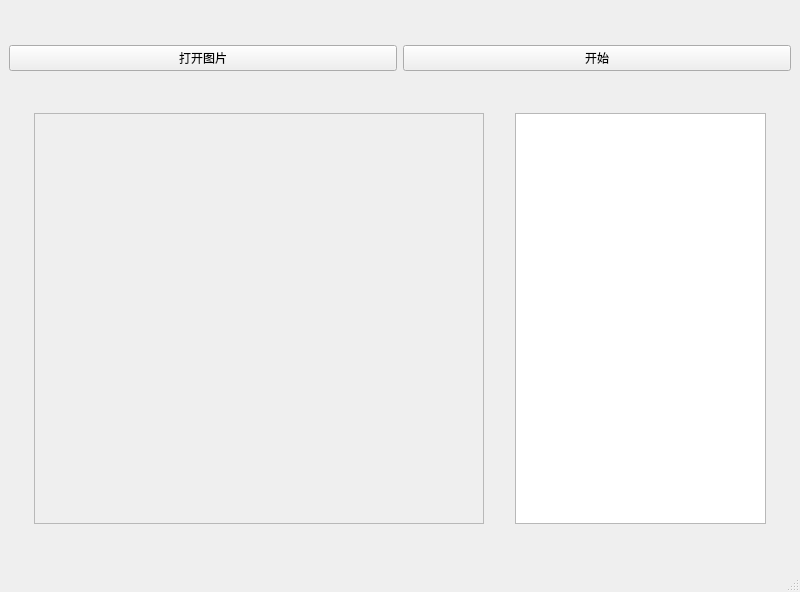
<?xml version="1.0" encoding="UTF-8"?>
<ui version="4.0">
 <class>MainWindow</class>
 <widget class="QMainWindow" name="MainWindow">
  <property name="geometry">
   <rect>
    <x>0</x>
    <y>0</y>
    <width>800</width>
    <height>592</height>
   </rect>
  </property>
  <property name="windowTitle">
   <string>MainWindow</string>
  </property>
  <widget class="QWidget" name="centralwidget">
   <layout class="QVBoxLayout" name="verticalLayout">
    <item>
     <layout class="QHBoxLayout" name="horizontalLayout">
      <item>
       <widget class="QPushButton" name="btnOpenfile">
        <property name="text">
         <string>打开图片</string>
        </property>
       </widget>
      </item>
      <item>
       <widget class="QPushButton" name="btnStart">
        <property name="text">
         <string>开始</string>
        </property>
       </widget>
      </item>
     </layout>
    </item>
    <item>
     <layout class="QHBoxLayout" name="horizontalLayout_2">
      <item>
       <widget class="QScrollArea" name="scrollAreaCanvas">
        <property name="minimumSize">
         <size>
          <width>450</width>
          <height>411</height>
         </size>
        </property>
        <property name="maximumSize">
         <size>
          <width>450</width>
          <height>411</height>
         </size>
        </property>
        <property name="widgetResizable">
         <bool>true</bool>
        </property>
        <widget class="QWidget" name="scrollAreaWidgetContents">
         <property name="geometry">
          <rect>
           <x>0</x>
           <y>0</y>
           <width>448</width>
           <height>409</height>
          </rect>
         </property>
        </widget>
       </widget>
      </item>
      <item>
       <widget class="QListWidget" name="listWidgetResults">
        <property name="minimumSize">
         <size>
          <width>251</width>
          <height>411</height>
         </size>
        </property>
        <property name="maximumSize">
         <size>
          <width>251</width>
          <height>411</height>
         </size>
        </property>
       </widget>
      </item>
     </layout>
    </item>
   </layout>
  </widget>
  <widget class="QMenuBar" name="menubar">
   <property name="geometry">
    <rect>
     <x>0</x>
     <y>0</y>
     <width>800</width>
     <height>26</height>
    </rect>
   </property>
  </widget>
  <widget class="QStatusBar" name="statusbar"/>
 </widget>
 <resources/>
 <connections/>
</ui>
